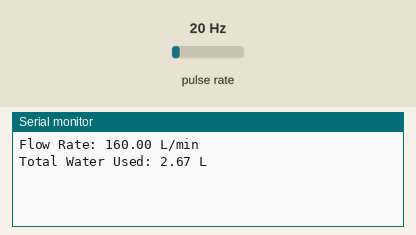
Simulated run of this sketch. Board: ESP32. Shown: the last lines printed to the serial monitor. Wiring (inferred from the names in the program): pulse sensor: data GPIO 2. The test bench sets the inputs (shaded band); at power-on: pulse rate 20 Hz.

Above: at 1.2 s.
1.3 s: pulse rate (sensor on GPIO 2) set to 4 Hz
At 2.6 s:
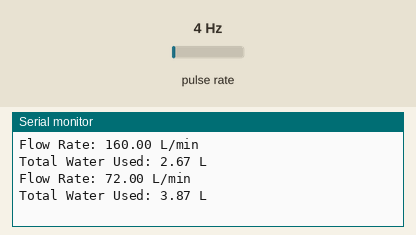
2.8 s: pulse rate (sensor on GPIO 2) set to 50 Hz
At 6.8 s:
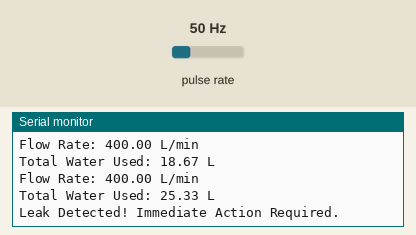
Timing chart, 0 to 8.3 s (numbered marks = the images above; inputs shaded):
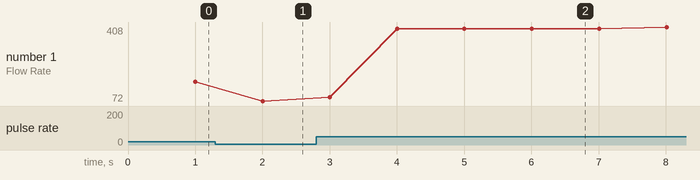

Measured:
- after the input at 1.3 s, the serial monitor: prints a new line after 0.70 s (image 1)
- after the input at 2.8 s, the serial monitor: prints a new line after 0.20 s (image 2)
- plotted number 1: 160 → 72 after the input at 1.3 s, 72 → 400 after the input at 2.8 s

The sketch:

initial.ino
```cpp
const int flowSensorPin = 2;
volatile int pulseCount = 0;
float flowRate = 0.0;
float totalLiters = 0.0;
unsigned long lastMeasurementTime = 0;
const int measurementInterval = 1000;
const float leakThreshold = 30.0;
const unsigned long maxDuration = 5000;
unsigned long leakStartTime = 0;
bool leakDetected = false;

void IRAM_ATTR countPulse() {
  pulseCount++;
}

void setup() {
  Serial.begin(115200);
  pinMode(flowSensorPin, INPUT_PULLUP);
  attachInterrupt(digitalPinToInterrupt(flowSensorPin), countPulse, RISING);
}

void loop() {
  if (millis() - lastMeasurementTime >= measurementInterval) {
    lastMeasurementTime = millis();
    flowRate = (pulseCount * 60.0) / 7.5;
    totalLiters += (flowRate / 60.0);
    pulseCount = 0;

    Serial.print("Flow Rate: ");
    Serial.print(flowRate);
    Serial.println(" L/min");

    Serial.print("Total Water Used: ");
    Serial.print(totalLiters);
    Serial.println(" L");

    if (flowRate > leakThreshold) {
      if (!leakDetected) {
        leakStartTime = millis();
        leakDetected = true;
      } else if (millis() - leakStartTime >= maxDuration) {
        Serial.println("Leak Detected! Immediate Action Required.");
      }
    } else {
      leakDetected = false;
    }
  }
  delay(100);
}
```
